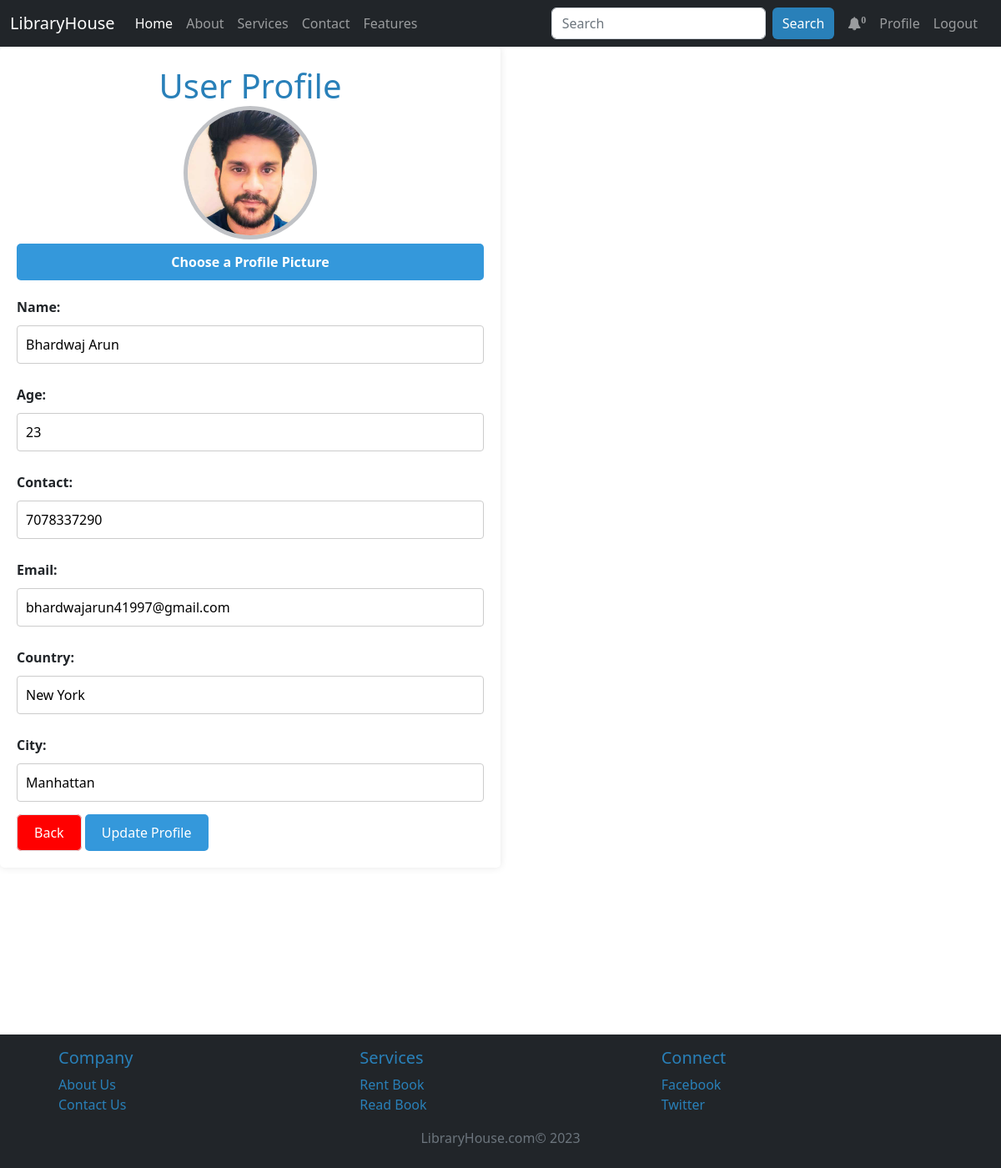
Page /user_profile/ (signed in) on the committed database.
### myapp/models.py (models this page shows, shortened)
class CustomUser(AbstractBaseUser, PermissionsMixin):
    email = models.EmailField(unique=True)
    name = models.CharField(max_length=128,default='')
    age = models.PositiveIntegerField(blank=True, null=True)
    profile_pic = models.ImageField(upload_to='profile_pics/', blank=True, null=True)
    mobile_number = models.CharField(max_length=15, unique=True, blank=True, null=True)
    country = models.CharField(max_length=100,default='',blank=False)
    city = models.CharField(max_length=100,default='',blank=False)
    is_active = models.BooleanField(default=True)
    is_staff = models.BooleanField(default=False)
    date_joined = models.DateTimeField(default=timezone.now)
    objects = CustomUserManager()
    groups = models.ManyToManyField(Group, verbose_name='Groups', blank=True, related_name='custom_user_set')
    user_permissions = models.ManyToManyField(Permission, verbose_name='User Permissions', blank=True, related_name='custom_user_set')
    USERNAME_FIELD = 'email'
    REQUIRED_FIELDS = []

### myapp/views.py (the view)
# urls.py: path('user_profile/',views.user_profile,name='user_profile'),
@login_required
def user_profile(request):
    user = request.user
    context = {
        'user': user,
    }
    return render(request, 'profile-data.html',context)

### myapp/context_processors.py (called while the page is built)
def user_authentication(request):
    user = get_user(request)
    return {'user': user, 'is_authenticated': user.is_authenticated}

### templates/profile-data.html (shortened to what this page needs)
{% extends 'base.html' %}
{% load static %}
{% block content %}
<form action="{% url 'update_profile' %}" method="post" enctype="multipart/form-data">
    <div class="profile-form">
        <h1 class="user-profile-title">User Profile</h1>
        <div class="center-container">
            <div class="profile-pic-container">
                <div class="profile-pic">
                    <img id="profile-image" src="{% if user.profile_pic %}{{ user.profile_pic.url }}{% else %}{% static 'images/user-avatar.png' %}{% endif %}" alt="Profile Picture" />
                </div>
            </div>
        </div>
        <div class="file-input-container">
            <label for="profile-pic1" class="file-label">Choose a Profile Picture</label>
        </div>
        <label for="name">Name:</label>
        <input type="text" id="name" name="name" required value="{{ user.name }}">
        <label for="age">Age:</label>
        <input type="text" id="age" name="age" required value="{{ user.age }}">
        <label for="contact">Contact:</label>
        <input type="text" id="contact" name="contact" required value="{{ user.mobile_number }}">
        <label for="email">Email:</label>
        <input type="email" id="email" name="email" required value="{{ user.email }}">
        <label for="country">Country:</label>
        <input type="text" id="country" name="country" value="{{ user.country }}">
        <label for="city">City:</label>
        <input type="text" id="city" name="city" value="{{ user.city }}">
        <a href="{% url 'user_profile' %}" role ="button" class="rounded border text-decoration-none" style="background-color:red;color:#fff;padding:10px 20px;">Back</a>
        <button type="submit">Update Profile</button>
    </div>
</form>
{% endblock content %}

### static/css/style.css (style rules this page uses)
.profile-form .user-profile-title { align-items: center; text-align: center; margin-top:3px; margin-bottom: 5px; color:#2980b9; }
.profile-form { max-width: 600px; padding: 20px; background-color: #fff; box-shadow: 0 0 10px rgba(0, 0, 0, 0.1); border-radius: 5px; }
.profile-form .center-container { display: flex; justify-content: center !important; align-items: center !important; }
.profile-form .profile-pic-container { width: 150px; height: 150px; background-color: #f0f0f0; border-radius: 50%; display: flex; align-items: center !important; justify-content: center !important; overflow: hidden; box-shadow: 0px 0px 0px 5px rgba(130,133,142,0.5) !important; }
.profile-pic img { max-width: 100%; max-height: 100%; border-radius: 50%; object-fit: cover; }
.profile-pic #profile-image { width: 100%; height: 100%; object-fit: cover; }
.profile-form .file-input-container { text-align: center; margin-bottom: 20px; }
.file-input-container .file-label { padding: 10px 20px; background-color: #3498db; color: #fff; border-radius: 5px; cursor: pointer; transition: background-color 0.3s; }
.profile-form label { display: block; margin: 10px 0; font-weight: bold; }
.profile-form input { width: 100%; padding: 10px; margin-bottom: 15px; box-sizing: border-box; border: 1px solid #ccc; border-radius: 4px; outline: none; }
.profile-form button { background-color: #3498db; color: #fff; padding: 10px 20px; border: none; border-radius: 5px; cursor: pointer; font-size: 16px; }

### templates/base.html (style rules this page uses)
:root { --primary: #000000; --background: #232323; --secondary-background: #F2F2F2; --gray: #847F90; --gray-hover: #171717; --primary-hover: #555555; --link-gray: #666666; --link-gray-hover: #171717; --gray: #E1E1E1; --gray-border: #E6E6E6; --white: #FCFCFC; --navbar-height: 64px; }

### rows in the picture
CustomUser: profile_pic (picture), name "Bhardwaj Arun", age "23", contact "7078337290", email "bhardwajarun41997@gmail.com", country "New York", city "Manhattan"
